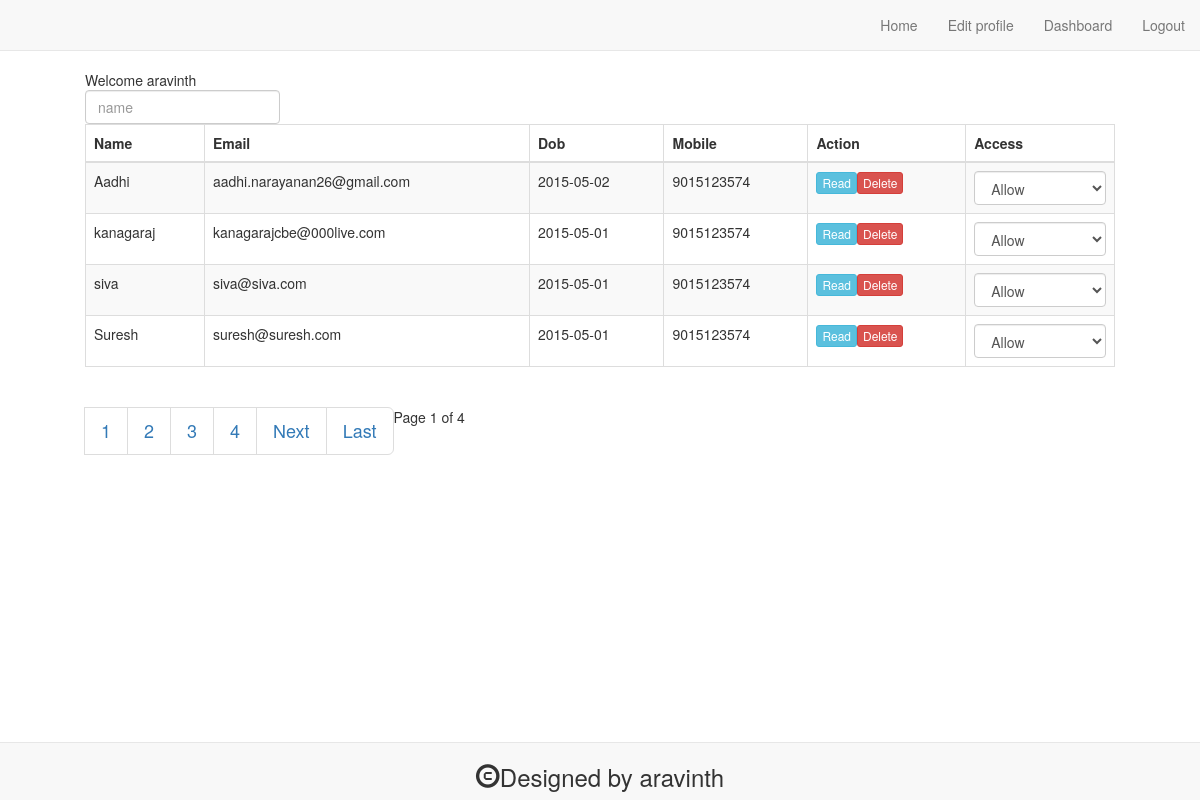
The app's page /admin.php (signed in) with its own data.
### tables this page shows
CREATE TABLE IF NOT EXISTS `tbl_reg` (
  `name` varchar(32) NOT NULL,
  `email` varchar(35) NOT NULL,
  `dob` date NOT NULL,
  `usertype` int(11) NOT NULL,
  `pass` varchar(35) NOT NULL,
  `repass` varchar(35) NOT NULL,
  `mobile` varchar(32) NOT NULL,
  `id` int(11) NOT NULL AUTO_INCREMENT,
  `profile_pic` varchar(50) NOT NULL,
  `status` int(2) NOT NULL,
  PRIMARY KEY (`id`),
  UNIQUE KEY `email` (`email`)
);

### admin.php (the view, shortened to what this page needs)
<?php
include 'header.php';
require('config.php');
require('function.php');
if(isset($_SESSION['usertype'])){
$usertype=$_SESSION['usertype'];
if($usertype==1){
?>
<section id="admin">
<?php echo "Welcome ".$_SESSION['name']; ?>
<form  class="form-inline">
<div class="form-group">
     <input type="text" id="search_key" class="form-control" id="name" placeholder="name">
</div>
</form>
<table id="resultable" class="table table-striped table-bordered table-hover">
<thead>
    <tr>
    <th>Name</th>
    <th>Email</th>
    <th>Dob</th>
    <th>Mobile</th>
    <th>Action</th>
    <th>Access</th>
    </tr>
</thead>
<tbody>
<?php
$page           = (int) (!isset($_GET["page"]) ? 1 : $_GET["page"]);
$limit          = 4;
$startpoint     = ($page * $limit) - $limit;
$statement      = "tbl_reg where usertype='0'";
$query            ="Select * from {$statement} LIMIT {$startpoint} , {$limit}" ;
$result         =mysqli_query($conn,$query )or die(mysqli_error($conn));
while($row=mysqli_fetch_array($result,MYSQLI_BOTH)){
echo "<tr>";
echo "<td>".$row["name"]."</td>";
echo "<td>".$row["email"]."</td>";
echo "<td>".$row["dob"]."</td>";
echo "<td>".$row["mobile"]."</td>";
echo '<td><a class="btn btn-xs btn-info" href=read.php?id='.$row["id"].">Read</a>";
echo '<a class="btn btn-xs btn-danger" href=delete.php?id='.$row["id"].">Delete</a></td>";
echo '<td><select class="form-control" id="status" name="status"><option value="0" >Allow';
echo '</option><option value="1">Block</option></select></td>';
echo "</tr>";
}
?>
</tbody>
</table>
 </section>
<?php
$query          = "SELECT * FROM {$statement }";
$result         = mysqli_query($conn,$query);
$count          = mysqli_num_rows($result);
 echo pagination($count,$limit,$page);
}
}
else{
header("Location: error_authorize.php");
}
include 'footer.php'; ?>

### header.php (shortened to what this page needs)
<!DOCTYPE html>
<html lang="en">
<head>
    <link rel="stylesheet" href="css/bootstrap.min.css" type="text/css">
    <link rel="stylesheet" href="css/animate.min.css" type="text/css">
  <link href="http://code.jquery.com/ui/1.10.3/themes/smoothness/jquery-ui.css" rel="stylesheet">
</head>
<body id="page-top">
<header>
    <nav id="mainNav" class="navbar navbar-default navbar-fixed-top">
        <div class="container-fluid">
            <div class="collapse navbar-collapse" id="bs-example-navbar-collapse-1">
                <ul class="nav navbar-nav navbar-right">
                    <li>
                        <a href="index.php">Home</a>
                    </li>
                    <?php
                   if(isset($_SESSION['usertype'])){
							$usertype =		$_SESSION['usertype'];
						if($usertype==0)
						{
							echo " <li><a href='editprofile.php'>Edit profile</a></li>";
							echo " <li><a href='logout.php'>Logout</a></li>";
						}else if($usertype==1){
							echo " <li><a href='editprofile.php'>Edit profile</a></li>";
							echo " <li><a href='admin.php'>Dashboard</a></li>";
							echo " <li><a href='logout.php'>Logout</a></li>";
						}
					}else{
						echo "<li><a href='reg.php'>Register</a></li>";
						echo "<li><a href='login.php'>Login</a></li>";
					}
					?>
                </ul>
            </div>
        </div>
    </nav>
</header>
<div class="container-fluid">

### function.php (shortened to what this page needs)
<?php
 function pagination($count, $per_page = 10,$page = 1, $url = '?'){
           $total =$count;
        $adjacents = "2";
        $page = ($page == 0 ? 1 : $page);
        $next = $page + 1;
        $lastpage = ceil($total/$per_page);
        $pagination = "";
        if($lastpage > 1)
        {
            $pagination .= "<ul class='pagination pagination-lg'>";
                    $pagination .= "<li class='details'>Page $page of $lastpage</li>";
            if ($lastpage < 7 + ($adjacents * 2))
            {
                for ($counter = 1; $counter <= $lastpage; $counter++)
                {
                    if ($counter == $page)
                        $pagination.= "<li><a class='active'>$counter</a></li>";
                    else
                        $pagination.= "<li><a href='{$url}page=$counter'>$counter</a></li>";
                }
            }
            if ($page < $counter - 1){
                $pagination.= "<li><a href='{$url}page=$next'>Next</a></li>";
                $pagination.= "<li><a href='{$url}page=$lastpage'>Last</a></li>";
            }else{
                $pagination.= "<li><a class='active'>Next</a></li>";
                $pagination.= "<li><a class='active'>Last</a></li>";
            }
            $pagination.= "</ul>\n";
        }
        return $pagination;
    }
?>

### footer.php (shortened to what this page needs)
</div>
<footer class="footer">
<nav class="navbar navbar-default navbar-fixed-bottom">
<div class="container">
<h3 style="text-align:center"><span class="glyphicon glyphicon-copyright-mark"></span>Designed by aravinth</h3>
</div>
</nav>
</footer>
</body>
</html>

### records on screen
tbl_reg: name "Aadhi", email "aadhi.narayanan26@gmail.com", dob "2015-05-02", mobile "9015123574"
tbl_reg: name "kanagaraj", email "kanagarajcbe@000live.com", dob "2015-05-01", mobile "9015123574"
tbl_reg: name "siva", email "siva@siva.com", dob "2015-05-01", mobile "9015123574"
tbl_reg: name "Suresh", email "suresh@suresh.com", dob "2015-05-01", mobile "9015123574"

### other values on screen
$_SESSION['name'] "aravinth"
$page "1"
$lastpage "4"
